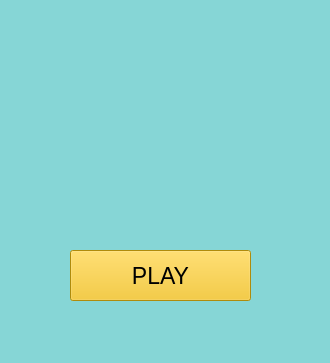
<?xml version="1.0" encoding="UTF-8"?>
<ui version="4.0">
 <class>My_Alias</class>
 <widget class="QMainWindow" name="My_Alias">
  <property name="geometry">
   <rect>
    <x>0</x>
    <y>0</y>
    <width>330</width>
    <height>363</height>
   </rect>
  </property>
  <property name="windowTitle">
   <string>My_Alias</string>
  </property>
  <property name="styleSheet">
   <string notr="true">background-color: rgb(134, 214, 214);
border-color: rgb(0, 0, 0);
</string>
  </property>
  <widget class="QWidget" name="centralwidget">
   <widget class="QPushButton" name="start">
    <property name="geometry">
     <rect>
      <x>70</x>
      <y>250</y>
      <width>181</width>
      <height>51</height>
     </rect>
    </property>
    <property name="font">
     <font>
      <pointsize>17</pointsize>
     </font>
    </property>
    <property name="styleSheet">
     <string notr="true">background-color: rgb(245, 194, 17);</string>
    </property>
    <property name="text">
     <string>PLAY</string>
    </property>
   </widget>
   <widget class="QLabel" name="image">
    <property name="geometry">
     <rect>
      <x>70</x>
      <y>20</y>
      <width>231</width>
      <height>181</height>
     </rect>
    </property>
    <property name="text">
     <string/>
    </property>
   </widget>
  </widget>
  <widget class="QMenuBar" name="menubar">
   <property name="geometry">
    <rect>
     <x>0</x>
     <y>0</y>
     <width>330</width>
     <height>22</height>
    </rect>
   </property>
  </widget>
  <widget class="QStatusBar" name="statusbar"/>
 </widget>
 <resources/>
 <connections/>
</ui>
